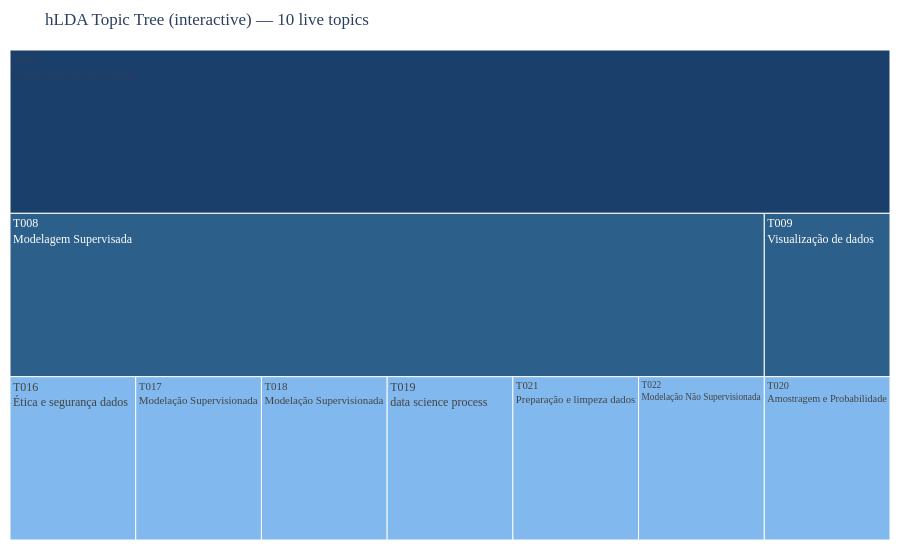

Notebook code cell kept with this figure:
### Code cell
# Interactive tree — hover shows terms + page counts.
import plotly.graph_objects as go

ids, parents, labels, customdata, colours = [], [], [], [], []

for lvl in sorted(by_level):
    for tid in by_level[lvl]:
        node_id = f'T{tid:03d}'
        # Root has no parent; others point to their tomotopy parent topic.
        if lvl == 0:
            parent_id = ''
        else:
            p = int(hlda.parent_topic(tid))
            parent_id = f'T{p:03d}'

        terms = hlda.get_topic_words(tid, top_n=8)
        term_str = '<br>'.join(f'{w} ({p:.3f})' for w, p in terms)
        pages = leaf_counts.get(tid, 0)

        ids.append(node_id)
        parents.append(parent_id)
        labels.append(f'{node_id}<br>{ALL_LABELS.get(tid, "")}')
        customdata.append([level_names.get(lvl, lvl), pages, term_str])
        colours.append(LEVEL_COLOURS[lvl])

fig = go.Figure(go.Icicle(
    ids=ids,
    parents=parents,
    labels=labels,
    marker=dict(colors=colours),
    tiling=dict(orientation='v'),
    hovertemplate=(
        '<b>%{label}</b><br>'
        'Level: %{customdata[0]}<br>'
        'Pages: %{customdata[1]}<br>'
        '<br>Top terms:<br>%{customdata[2]}<extra></extra>'
    ),
    customdata=customdata,
    root_color='white',
))
fig.update_layout(
    title=f'hLDA Topic Tree (interactive) — {hlda.live_k} live topics',
    font=dict(family='serif', size=12),
    margin=dict(t=50, l=10, r=10, b=10),
    height=550,
)

html_path = os.path.join(OUTPUT_ROOT, 'hlda_tree_interactive.html')
fig.write_html(html_path)
print(f'Interactive tree saved to: {html_path}')
fig.show()

### Figure 1 — Plotly figure (JSON) as saved in the notebook; plotly's stock layout.template omitted (floating-point values rounded to 4 significant figures)
{"data": [{"customdata": [["Root", 0, "informação (0.072)<br>numérico (0.044)<br>aluno (0.034)<br>problema (0.034)<br>tratamento (0.031)<br>imagem (0.026)<br>conteúdo (0.023)<br>qualidade (0.021)"], ["Mid-level", 0, "modelo (0.098)<br>resultado (0.047)<br>conjunto (0.042)<br>objetivo (0.042)<br>classificação (0.031)<br>previsão (0.029)<br>treino (0.024)<br>base (0.024)"], ["Mid-level", 0, "visualização (0.151)<br>barra (0.076)<br>people (0.051)<br>looking (0.051)<br>mensagem (0.051)<br>coluna (0.051)<br>entanto (0.051)<br>artificial (0.051)"], ["Leaf", 13, "direito (0.084)<br>empresa (0.072)<br>correlação (0.060)<br>europeu (0.060)<br>ataque (0.048)<br>análise (0.048)<br>fonte (0.036)<br>segurança (0.036)"], ["Leaf", 10, "padrão (0.082)<br>rate (0.070)<br>artificial (0.058)<br>positive (0.058)<br>inteligência (0.058)<br>false (0.058)<br>generativo (0.058)<br>actual (0.047)"], ["Leaf", 23, "variável (0.127)<br>categórico (0.074)<br>features (0.074)<br>regressão (0.074)<br>target (0.060)<br>atributo (0.033)<br>training (0.033)<br>set (0.027)"], ["Leaf", 28, "ciência (0.051)<br>conhecimento (0.051)<br>visualização (0.039)<br>análise (0.039)<br>processo (0.031)<br>contexto (0.027)<br>analytics (0.024)<br>projeto (0.024)"], ["Leaf", 10, "cliente (0.131)<br>população (0.110)<br>contrato (0.088)<br>serviço (0.088)<br>sampling (0.066)<br>amostra (0.066)<br>seeing (0.044)<br>probabilidade (0.044)"], ["Leaf", 16, "valores (0.137)<br>atributo (0.088)<br>outlier (0.060)<br>processo (0.055)<br>omisso (0.049)<br>variável (0.044)<br>erro (0.038)<br>análise (0.038)"], ["Leaf", 8, "cluster (0.118)<br>passo (0.095)<br>distância (0.095)<br>clustering (0.059)<br>aprendizagem (0.059)<br>padrão (0.047)<br>semelhante (0.047)<br>estrutura (0.036)"]], "hovertemplate": "<b>%{label}</b><br>Level: %{customdata[0]}<br>Pages: %{customdata[1]}<br><br>Top terms:<br>%{customdata[2]}<extra></extra>", "ids": ["T000", "T008", "T009", "T016", "T017", "T018", "T019", "T020", "T021", "T022"], "labels": ["T000<br>Características dos dados", "T008<br>Modelagem Supervisada", "T009<br>Visualização de dados", "T016<br>Ética e segurança dados", "T017<br>Modelação Supervisionada", "T018<br>Modelação Supervisionada", "T019<br>data science process", "T020<br>Amostragem e Probabilidade", "T021<br>Preparação e limpeza dados", "T022<br>Modelação Não Supervisionada"], "marker": {"colors": ["#1B3F6B", "#2C5F8A", "#2C5F8A", "#4C9BE8", "#4C9BE8", "#4C9BE8", "#4C9BE8", "#4C9BE8", "#4C9BE8", "#4C9BE8"]}, "parents": ["", "T000", "T000", "T008", "T008", "T008", "T008", "T009", "T008", "T008"], "root": {"color": "white"}, "tiling": {"orientation": "v"}, "type": "icicle"}], "layout": {"font": {"family": "serif", "size": 12}, "height": 550, "margin": {"b": 10, "l": 10, "r": 10, "t": 50}, "title": {"text": "hLDA Topic Tree (interactive) — 10 live topics"}}}
